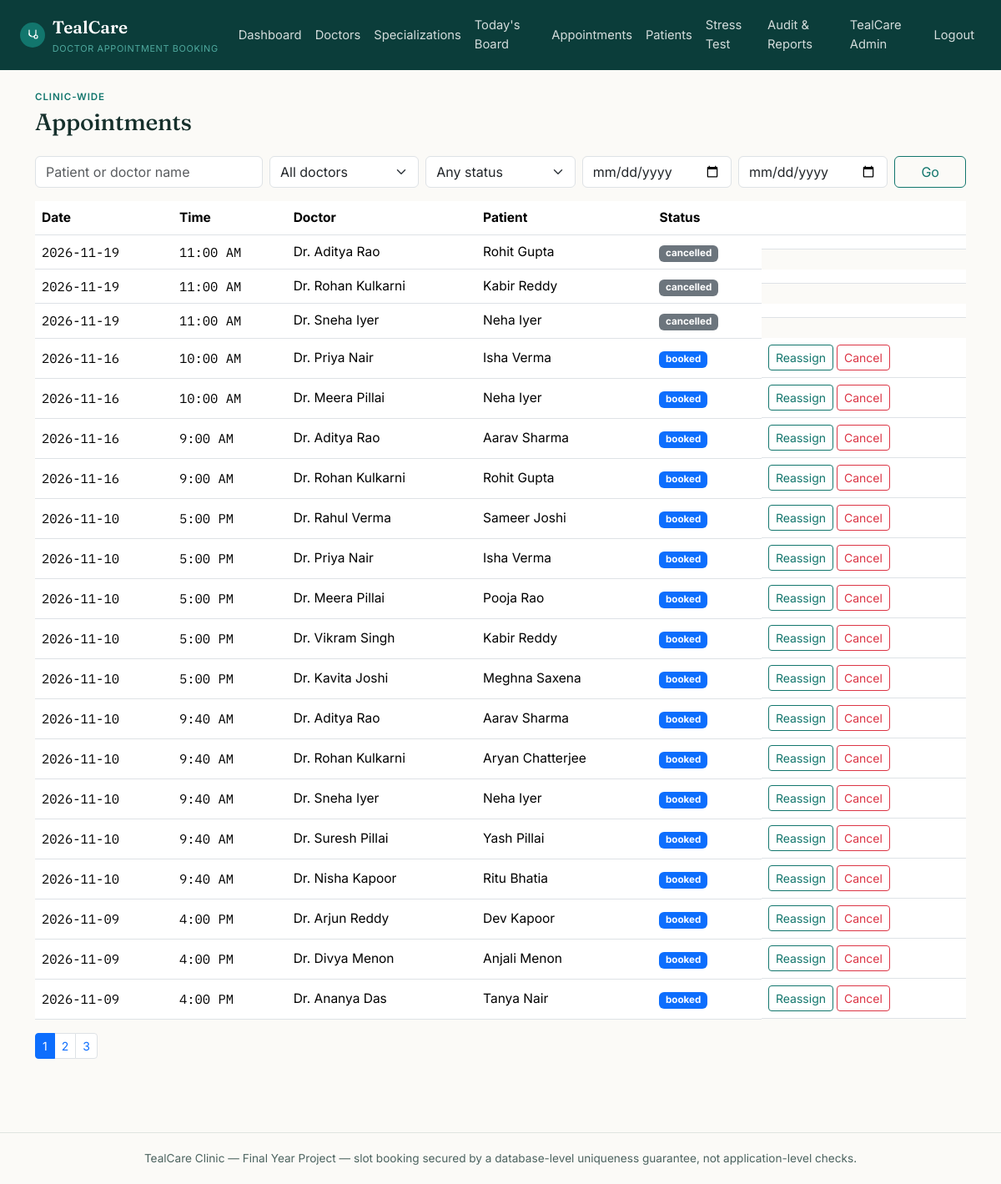
The app's page /admin/appointments (signed in) with its own data.
### tables this page shows
CREATE TABLE users (
    id INT AUTO_INCREMENT PRIMARY KEY,
    role ENUM('admin','doctor','patient') NOT NULL,
    name VARCHAR(150) NOT NULL,
    email VARCHAR(190) NOT NULL UNIQUE,
    password_hash VARCHAR(255) NOT NULL,
    phone VARCHAR(20) NULL,
     
    staff_code VARCHAR(20) NULL UNIQUE,
     
     
    status ENUM('active','suspended') NOT NULL DEFAULT 'active',
    reset_token VARCHAR(64) NULL,
    reset_token_expires_at DATETIME NULL,
    created_at TIMESTAMP NOT NULL DEFAULT CURRENT_TIMESTAMP
);

CREATE TABLE appointments (
    id INT AUTO_INCREMENT PRIMARY KEY,
    patient_id INT NOT NULL,
    doctor_id INT NOT NULL,
     
     
    reservation_id INT NULL,
    appointment_date DATE NOT NULL,
    start_time TIME NOT NULL,
    end_time TIME NOT NULL,
    status ENUM('booked','completed','cancelled','no_show') NOT NULL DEFAULT 'booked',
    notes TEXT NULL,
    cancelled_by VARCHAR(20) NULL,
     
     
    is_stress_test TINYINT(1) NOT NULL DEFAULT 0,
    created_at TIMESTAMP NOT NULL DEFAULT CURRENT_TIMESTAMP,
    updated_at TIMESTAMP NOT NULL DEFAULT CURRENT_TIMESTAMP ON UPDATE CURRENT_TIMESTAMP,
    FOREIGN KEY (patient_id) REFERENCES users(id),
    FOREIGN KEY (doctor_id) REFERENCES doctors(id),
    FOREIGN KEY (reservation_id) REFERENCES slot_reservations(id) ON DELETE SET NULL,
    INDEX idx_doctor_date (doctor_id, appointment_date),
    INDEX idx_patient (patient_id)
);

### app/views/admin/appointments/index.php (the view, shortened to what the rows shown need)
<p class="eyebrow mb-1">Clinic-wide</p>
<h1 class="h3 mb-4">Appointments</h1>
<form method="get" action="<?= Router::url('/admin/appointments') ?>" class="row g-2 mb-3">
    <div class="col-md-3"><input type="text" name="q" class="form-control" placeholder="Patient or doctor name" value="<?= htmlspecialchars($filters['search'], ENT_QUOTES) ?>"></div>
    <div class="col-md-2">
        <select name="doctor_id" class="form-select">
            <option value="0">All doctors</option>
        </select>
    </div>
    <div class="col-md-2">
        <select name="status" class="form-select">
            <option value="">Any status</option>
        </select>
    </div>
    <div class="col-md-2"><input type="date" name="date_from" class="form-control" value="<?= htmlspecialchars($filters['date_from'], ENT_QUOTES) ?>" title="From"></div>
    <div class="col-md-2"><input type="date" name="date_to" class="form-control" value="<?= htmlspecialchars($filters['date_to'], ENT_QUOTES) ?>" title="To"></div>
    <div class="col-md-1"><button class="btn btn-outline-tc w-100">Go</button></div>
</form>
<div class="table-responsive">
    <table class="table table-tc align-middle">
        <thead><tr><th>Date</th><th>Time</th><th>Doctor</th><th>Patient</th><th>Status</th><th></th></tr></thead>
        <tbody>
        <?php foreach ($appointments as $a):
            $badges = ['booked' => 'primary', 'completed' => 'success', 'cancelled' => 'secondary', 'no_show' => 'danger'];
            $cls = $badges[$a['status']] ?? 'secondary';
        ?>
            <tr>
                <td class="mono"><?= htmlspecialchars($a['appointment_date'], ENT_QUOTES) ?></td>
                <td class="mono"><?= date('g:i A', strtotime($a['start_time'])) ?></td>
                <td><?= htmlspecialchars($a['doctor_name'], ENT_QUOTES) ?></td>
                <td><?= htmlspecialchars($a['patient_name'], ENT_QUOTES) ?></td>
                <td><span class="badge text-bg-<?= $cls ?>"><?= htmlspecialchars(str_replace('_',' ',$a['status']), ENT_QUOTES) ?></span></td>
                <td class="d-flex gap-1">
                    <?php if ($a['status'] === 'booked'): ?>
                        <a href="<?= Router::url('/admin/appointments/' . $a['id'] . '/reassign') ?>" class="btn btn-sm btn-outline-tc">Reassign</a>
                        <form method="post" action="<?= Router::url('/admin/appointments/' . $a['id'] . '/cancel') ?>" onsubmit="return confirm('Cancel this appointment?');">
                            <?= Csrf::field() ?><button class="btn btn-sm btn-outline-danger">Cancel</button>
                        </form>
                    <?php endif; ?>
                </td>
            </tr>
        <?php endforeach; ?>
        </tbody>
    </table>
</div>
<?php
$totalPages = (int) ceil($total / $perPage);
if ($totalPages > 1):
?>
<nav><ul class="pagination pagination-sm">
    <?php for ($p = 1; $p <= min($totalPages, 20); $p++): ?>
        <li class="page-item <?= $p === $page ? 'active' : '' ?>"><a class="page-link" href="?q=<?= urlencode($filters['search']) ?>&doctor_id=<?= $filters['doctor_id'] ?>&status=<?= $filters['status'] ?>&date_from=<?= $filters['date_from'] ?>&date_to=<?= $filters['date_to'] ?>&page=<?= $p ?>"><?= $p ?></a></li>
    <?php endfor; ?>
</ul></nav>
<?php endif; ?>

### core/Router.php (shortened to what the rows shown need)
<?php
class Router
{
    private array $routes = ['GET' => [], 'POST' => []];
    private static string $basePath = '';
    public static function setBasePath(string $path): void
    {
        self::$basePath = rtrim($path, '/');
    }
    public static function url(string $path = ''): string
    {
        return self::$basePath . $path;
    }
    public function get(string $pattern, array $handler): void
    {
        $this->routes['GET'][$pattern] = $handler;
    }
    public function post(string $pattern, array $handler): void
    {
        $this->routes['POST'][$pattern] = $handler;
    }
    public function dispatch(string $method, string $uri): void
    {
        $path = parse_url($uri, PHP_URL_PATH) ?? '/';
        $path = rtrim($path, '/');
        foreach ($this->routes[$method] ?? [] as $pattern => $handler) {
            $params = $this->match($pattern, $path);
            if ($params !== null) {
                [$controllerClass, $action] = $handler;
                $controller = new $controllerClass();
                call_user_func_array([$controller, $action], $params);
                return;
            }
        }
    }
    private function match(string $pattern, string $path): ?array
    {
        $regex = preg_replace('#\{[a-zA-Z_]+\}#', '([^/]+)', $pattern);
        $regex = rtrim($regex, '/');
        if ($regex === '') {
            $regex = '/';
        }
        if (!preg_match('#^' . $regex . '$#', $path, $matches)) {
            return null;
        }
        array_shift($matches);
        return $matches;
    }
}

### app/views/partials/header.php (shortened to what the rows shown need)
<?php
$currentUser = Auth::user();
?>
<!doctype html>
<html lang="en">
<head>
    <link href="https://cdn.jsdelivr.net/npm/bootstrap@5.3.3/dist/css/bootstrap.min.css" rel="stylesheet">
    <link href="<?= Router::url('/assets/css/style.css') ?>" rel="stylesheet">
</head>
<body>
<nav class="navbar navbar-expand-lg navbar-tc">
    <div class="container-fluid px-3 px-lg-4">
        <a class="navbar-brand" href="<?= Router::url($currentUser ? \App\Controllers\AuthController::roleHome($currentUser['role']) : '/login') ?>">
            <span class="brand-mark">
            </span>
            <span>TealCare<small>Doctor Appointment Booking</small></span>
        </a>
        <div class="collapse navbar-collapse" id="navMain">
            <ul class="navbar-nav ms-auto align-items-lg-center">
                <?php if ($currentUser && $currentUser['role'] === 'admin'): ?>
                    <li class="nav-item"><a class="nav-link" href="<?= Router::url('/admin/dashboard') ?>">Dashboard</a></li>
                    <li class="nav-item"><a class="nav-link" href="<?= Router::url('/admin/doctors') ?>">Doctors</a></li>
                    <li class="nav-item"><a class="nav-link" href="<?= Router::url('/admin/specializations') ?>">Specializations</a></li>
                    <li class="nav-item"><a class="nav-link" href="<?= Router::url('/admin/board') ?>">Today's Board</a></li>
                    <li class="nav-item"><a class="nav-link" href="<?= Router::url('/admin/appointments') ?>">Appointments</a></li>
                    <li class="nav-item"><a class="nav-link" href="<?= Router::url('/admin/patients') ?>">Patients</a></li>
                    <li class="nav-item"><a class="nav-link" href="<?= Router::url('/admin/stress-test') ?>">Stress Test</a></li>
                    <li class="nav-item"><a class="nav-link" href="<?= Router::url('/admin/audit-log') ?>">Audit &amp; Reports</a></li>
                <?php endif; ?>
                <?php if ($currentUser): ?>
                    <li class="nav-item"><a class="nav-link" href="<?= Router::url('/account') ?>"><?= htmlspecialchars($currentUser['name'], ENT_QUOTES) ?></a></li>
                    <li class="nav-item">
                        <form method="post" action="<?= Router::url('/logout') ?>" class="d-inline">
                            <button type="submit" class="btn btn-link nav-link" style="border:0;">Logout</button>
                        </form>
                    </li>
                <?php else: ?>
                    <li class="nav-item"><a class="nav-link" href="<?= Router::url('/login') ?>">Login</a></li>
                    <li class="nav-item"><a class="nav-link" href="<?= Router::url('/register') ?>">Register</a></li>
                <?php endif; ?>
            </ul>
        </div>
    </div>
</nav>
<div class="container py-4">

### records on screen
users: name "TealCare Admin"
appointments: appointment_date "2026-11-19", start_time "11:00 AM", users.name "Dr. Aditya Rao", patient.name "Rohit Gupta", status "cancelled"
appointments: appointment_date "2026-11-19", start_time "11:00 AM", users.name "Dr. Rohan Kulkarni", patient.name "Kabir Reddy", status "cancelled"
appointments: appointment_date "2026-11-19", start_time "11:00 AM", users.name "Dr. Sneha Iyer", patient.name "Neha Iyer", status "cancelled"
appointments: appointment_date "2026-11-16", start_time "10:00 AM", users.name "Dr. Priya Nair", patient.name "Isha Verma", status "booked"
appointments: appointment_date "2026-11-16", start_time "10:00 AM", users.name "Dr. Meera Pillai", patient.name "Neha Iyer", status "booked"
appointments: appointment_date "2026-11-16", start_time "9:00 AM", users.name "Dr. Aditya Rao", patient.name "Aarav Sharma", status "booked"
appointments: appointment_date "2026-11-16", start_time "9:00 AM", users.name "Dr. Rohan Kulkarni", patient.name "Rohit Gupta", status "booked"
appointments: appointment_date "2026-11-10", start_time "5:00 PM", users.name "Dr. Rahul Verma", patient.name "Sameer Joshi", status "booked"
appointments: appointment_date "2026-11-10", start_time "5:00 PM", users.name "Dr. Priya Nair", patient.name "Isha Verma", status "booked"
appointments: appointment_date "2026-11-10", start_time "5:00 PM", users.name "Dr. Meera Pillai", patient.name "Pooja Rao", status "booked"
appointments: appointment_date "2026-11-10", start_time "5:00 PM", users.name "Dr. Vikram Singh", patient.name "Kabir Reddy", status "booked"
appointments: appointment_date "2026-11-10", start_time "5:00 PM", users.name "Dr. Kavita Joshi", patient.name "Meghna Saxena", status "booked"
appointments: appointment_date "2026-11-10", start_time "9:40 AM", users.name "Dr. Aditya Rao", patient.name "Aarav Sharma", status "booked"
appointments: appointment_date "2026-11-10", start_time "9:40 AM", users.name "Dr. Rohan Kulkarni", patient.name "Aryan Chatterjee", status "booked"
appointments: appointment_date "2026-11-10", start_time "9:40 AM", users.name "Dr. Sneha Iyer", patient.name "Neha Iyer", status "booked"
appointments: appointment_date "2026-11-10", start_time "9:40 AM", users.name "Dr. Suresh Pillai", patient.name "Yash Pillai", status "booked"
appointments: appointment_date "2026-11-10", start_time "9:40 AM", users.name "Dr. Nisha Kapoor", patient.name "Ritu Bhatia", status "booked"
appointments: appointment_date "2026-11-09", start_time "4:00 PM", users.name "Dr. Arjun Reddy", patient.name "Dev Kapoor", status "booked"
appointments: appointment_date "2026-11-09", start_time "4:00 PM", users.name "Dr. Divya Menon", patient.name "Anjali Menon", status "booked"
appointments: appointment_date "2026-11-09", start_time "4:00 PM", users.name "Dr. Ananya Das", patient.name "Tanya Nair", status "booked"
